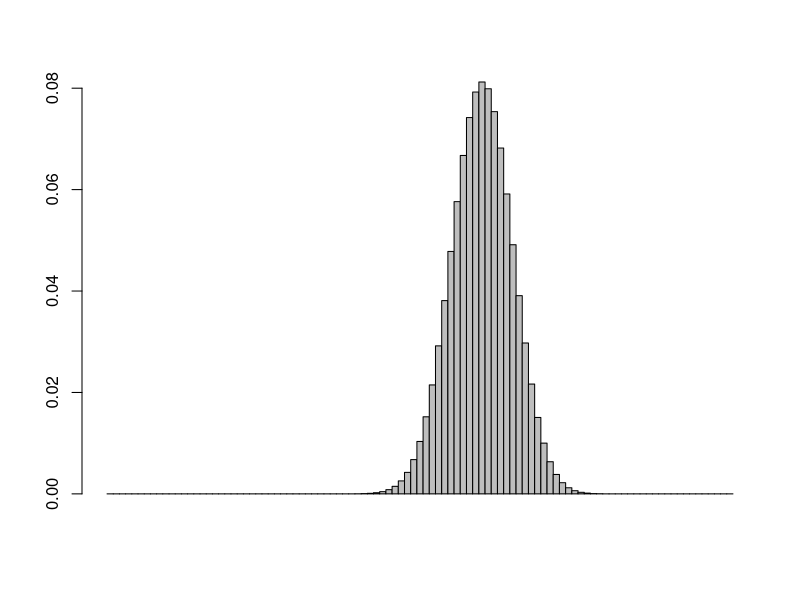

Recreate this plot in R. (Note: this script raises an error after producing the figure.)
#Binomial Distribution
#dbinom At a point
#pbinom  cumulative function
#qbinom  reverse of p
#rbinom  sample space given mean
n<-100 #number of trials
p<-0.6 #probability of success getting head
x=0:100
patpoint<-dbinom(50,n,p) #probability of 50 succeses
patpoint
cumf<-pbinom(50,n,p,lower.tail=TRUE)  #probability upto
cumf
sum(dbinom(0:50,n,p)) #to get pbinom from dbinom
#reverse of qbinom  upto % how probability sucess varies
qbinom(.20,n,p)
#rbinom show a numbe rof sucess upto x
rbinom(10,n,p)
#plotting ij bargraph
y<-dbinom(0:100,n,p)
y
barplot(y,space=0)
#sequence plotting
X=seq(0.1,1,by=0.1)
X
par(mfrow=c(5,3))
for (i in X) {
barplot(dbinom(x,n,i),space=0,ylab=i)
}
#mean of B(n,p)
meann<-function(ni,pi){
ni*pi
}
meann(n,p)
# variance of B(n,p)
variance<-function(ni,pi){
ni*pi*(1-pi)
}
variance(n,p)
